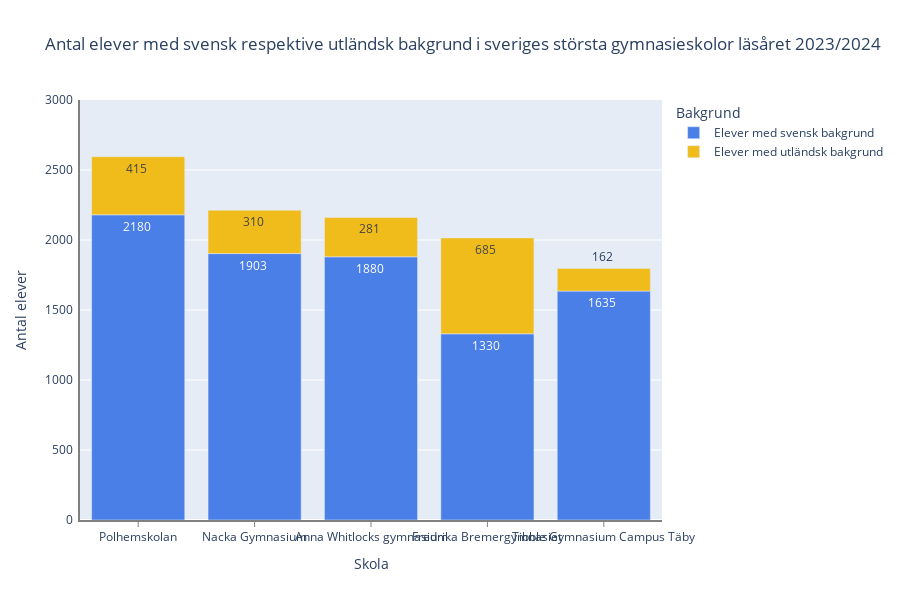

The cell this chart's notebook holds for it:
### Code cell
fig = px.bar(
    df_students_top5,
    x="Skola",
    y=["Elever med svensk bakgrund", "Elever med utländsk bakgrund"],
    title="Antal elever med svensk respektive utländsk bakgrund i sveriges största gymnasieskolor läsåret 2023/2024",
    color_discrete_map={"Elever med svensk bakgrund": "#4A7FE8", "Elever med utländsk bakgrund": "#F0BC1C"},
    text_auto=True
).update_layout(
    yaxis_title="Antal elever",
    legend_title="Bakgrund",
    yaxis_range=[0, 3000],
    height=600
)
names = {"variable": "Bakgrund", "value": "Antal"}
fig.for_each_trace(
    lambda t: t.update(
        hovertemplate=t.hovertemplate.replace("variable", names["variable"]).replace(
            "value", names["value"]
        )
    )
)
fig.update_yaxes(
    ticksuffix=" ",
    showline=True,
    linewidth=2,
    linecolor="gray",
    showticklabels=True,
)
fig.update_xaxes(
    showline=True,
    linewidth=2,
    linecolor="gray",
    showticklabels=True,
    ticks="outside",
    tickcolor="gray",
    tickangle=0
)
fig.show()
#fig.write_html("./Visualiseringar/elever_bakgrund_gymnasiet.html")

### Figure 1 — Plotly figure (JSON) as saved in the notebook; plotly's stock layout.template omitted (floating-point values rounded to 4 significant figures)
{"data": [{"alignmentgroup": "True", "hovertemplate": "Bakgrund=Elever med svensk bakgrund<br>Skola=%{x}<br>Antal=%{y}<extra></extra>", "legendgroup": "Elever med svensk bakgrund", "marker": {"color": "#4A7FE8", "pattern": {"shape": ""}}, "name": "Elever med svensk bakgrund", "offsetgroup": "Elever med svensk bakgrund", "orientation": "v", "showlegend": true, "textposition": "auto", "texttemplate": "%{y}", "type": "bar", "x": ["Polhemskolan", "Nacka Gymnasium", "Anna Whitlocks gymnasium", "Fredrika Bremergymnasiet", "Tibble Gymnasium Campus Täby"], "xaxis": "x", "y": [2180, 1903, 1880, 1330, 1635], "yaxis": "y"}, {"alignmentgroup": "True", "hovertemplate": "Bakgrund=Elever med utländsk bakgrund<br>Skola=%{x}<br>Antal=%{y}<extra></extra>", "legendgroup": "Elever med utländsk bakgrund", "marker": {"color": "#F0BC1C", "pattern": {"shape": ""}}, "name": "Elever med utländsk bakgrund", "offsetgroup": "Elever med utländsk bakgrund", "orientation": "v", "showlegend": true, "textposition": "auto", "texttemplate": "%{y}", "type": "bar", "x": ["Polhemskolan", "Nacka Gymnasium", "Anna Whitlocks gymnasium", "Fredrika Bremergymnasiet", "Tibble Gymnasium Campus Täby"], "xaxis": "x", "y": [415, 310, 281, 685, 162], "yaxis": "y"}], "layout": {"barmode": "relative", "height": 600, "legend": {"title": {"text": "Bakgrund"}, "tracegroupgap": 0}, "title": {"text": "Antal elever med svensk respektive utländsk bakgrund i sveriges största gymnasieskolor läsåret 2023/2024"}, "xaxis": {"anchor": "y", "domain": [0, 1], "linecolor": "gray", "linewidth": 2, "showline": true, "showticklabels": true, "tickangle": 0, "tickcolor": "gray", "ticks": "outside", "title": {"text": "Skola"}}, "yaxis": {"anchor": "x", "domain": [0, 1], "linecolor": "gray", "linewidth": 2, "range": [0, 3000], "showline": true, "showticklabels": true, "ticksuffix": " ", "title": {"text": "Antal elever"}}}}
